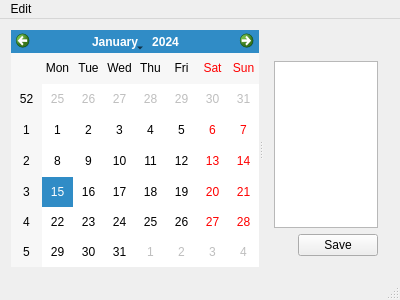
<?xml version="1.0" encoding="UTF-8"?>
<ui version="4.0">
 <class>MainWindow</class>
 <widget class="QMainWindow" name="MainWindow">
  <property name="geometry">
   <rect>
    <x>0</x>
    <y>0</y>
    <width>400</width>
    <height>300</height>
   </rect>
  </property>
  <property name="windowTitle">
   <string>Saveledge</string>
  </property>
  <widget class="QWidget" name="centralWidget">
   <layout class="QHBoxLayout" name="horizontalLayout_2">
    <item>
     <widget class="QSplitter" name="splitter">
      <property name="orientation">
       <enum>Qt::Horizontal</enum>
      </property>
      <widget class="QCalendarWidget" name="calendarWidget"/>
      <widget class="QWidget" name="layoutWidget">
       <layout class="QVBoxLayout" name="verticalLayout">
        <item>
         <widget class="QLabel" name="dateLabel">
          <property name="text">
           <string/>
          </property>
         </widget>
        </item>
        <item>
         <widget class="QTextEdit" name="textEdit">
          <property name="font">
           <font>
            <family>.Keyboard</family>
           </font>
          </property>
         </widget>
        </item>
        <item>
         <layout class="QHBoxLayout" name="horizontalLayout">
          <item>
           <spacer name="horizontalSpacer">
            <property name="orientation">
             <enum>Qt::Horizontal</enum>
            </property>
            <property name="sizeHint" stdset="0">
             <size>
              <width>40</width>
              <height>20</height>
             </size>
            </property>
           </spacer>
          </item>
          <item>
           <widget class="QPushButton" name="saveButton">
            <property name="text">
             <string>Save</string>
            </property>
           </widget>
          </item>
         </layout>
        </item>
       </layout>
      </widget>
     </widget>
    </item>
   </layout>
  </widget>
  <widget class="QMenuBar" name="menuBar">
   <property name="geometry">
    <rect>
     <x>0</x>
     <y>0</y>
     <width>400</width>
     <height>22</height>
    </rect>
   </property>
   <widget class="QMenu" name="menuEdit">
    <property name="title">
     <string>Edit</string>
    </property>
    <addaction name="actionSave"/>
    <addaction name="actionExit"/>
   </widget>
   <addaction name="menuEdit"/>
  </widget>
  <widget class="QStatusBar" name="statusBar"/>
  <action name="actionSave">
   <property name="checkable">
    <bool>false</bool>
   </property>
   <property name="text">
    <string>Save</string>
   </property>
   <property name="shortcut">
    <string>Ctrl+S</string>
   </property>
  </action>
  <action name="actionExit">
   <property name="text">
    <string>Exit</string>
   </property>
   <property name="shortcut">
    <string>Ctrl+Q</string>
   </property>
  </action>
 </widget>
 <layoutdefault spacing="6" margin="11"/>
 <resources/>
 <connections/>
</ui>
